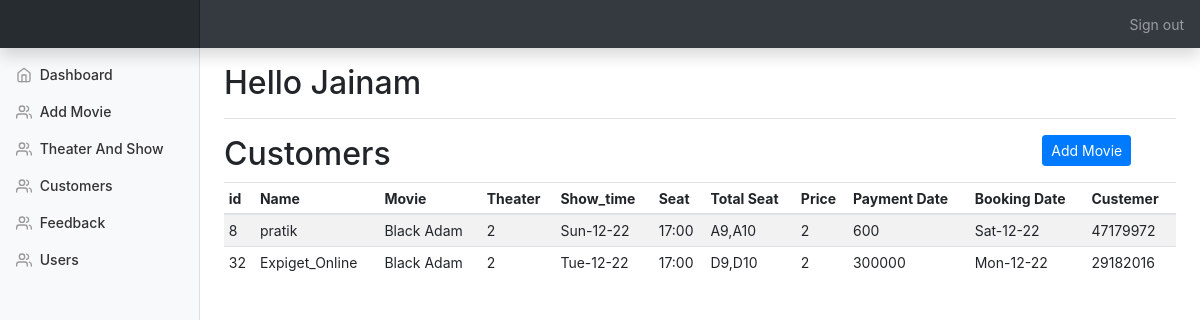
The page /admin/customers.php (signed in) on the database its author committed.
### tables this page shows
CREATE TABLE `customers` (
  `id` int(10) NOT NULL,
  `uid` int(10) NOT NULL,
  `movie` varchar(100) NOT NULL,
  `show_time` varchar(100) NOT NULL,
  `seat` varchar(100) NOT NULL,
  `totalseat` varchar(100) NOT NULL,
  `price` varchar(100) NOT NULL,
  `payment_date` varchar(100) NOT NULL,
  `booking_date` varchar(100) NOT NULL,
  `card_name` varchar(100) NOT NULL,
  `card_number` varchar(25) NOT NULL,
  `ex_date` varchar(100) NOT NULL,
  `cvv` int(5) NOT NULL,
  `custemer_id` int(15) NOT NULL
);

CREATE TABLE `user` (
  `id` int(25) NOT NULL,
  `username` varchar(100) NOT NULL,
  `email` varchar(100) NOT NULL,
  `mobile` int(10) NOT NULL,
  `city` varchar(25) NOT NULL,
  `password` varchar(12) NOT NULL,
  `image` varchar(100) NOT NULL
);

CREATE TABLE `theater_show` (
  `id` int(25) NOT NULL,
  `show` varchar(100) NOT NULL,
  `theater` varchar(100) NOT NULL
);

### admin/customers.php (the view, shortened to what this page needs)
<!doctype html>
<html lang="en">
  <head>
<?php include_once("./templates/top.php"); ?>
<?php include_once("./templates/navbar.php"); ?>
<div class="container-fluid">
  <div class="row">
    <?php include "./templates/sidebar.php"; ?>
      <div class="row">
      	<div class="col-10">
      		<h2>Customers</h2>
      	</div>
        <div class="col-2">
          <button data-toggle="modal" data-target="#add_custemer_modal" class="btn btn-primary btn-sm">Add Movie</button>
        </div>
      </div>
      <div class="table-responsive">
        <table class="table table-striped table-sm">
          <thead>
            <tr>
              <th>id</th>
              <th>Name</th>
              <th>Movie</th>
              <th>Theater</th>
              <th>Show_time</th>
              <th>Seat</th>
              <th>Total Seat</th>
              <th>Price</th>
              <th>Payment Date</th>
              <th>Booking Date</th>
              <th>Custemer</th>
            </tr>
          </thead>
          <tbody id="customer_list">
           <tbody id="product_list">
            <?php
include_once 'Database.php';
$result = mysqli_query($conn,"SELECT c.id,c.movie,c.booking_date,c.show_time,c.seat,c.totalseat,c.price,c.payment_date,c.custemer_id,u.username,t.theater FROM customers c INNER JOIN user u on c.uid = u.id INNER JOIN theater_show t on c.show_time = t.show");
if (mysqli_num_rows($result) > 0) {
  while($row = mysqli_fetch_array($result)) {
    $id=$row['id'];?>
    <tr>
              <td><?php echo $row['id'];?></td>
              <td><?php echo $row['username'];?></td>
              <td><?php echo $row['movie'];?></td>
              <td><?php echo $row['theater'];?></td>
              <td><?php echo $row['booking_date'];?></td>
              <td><?php echo $row['show_time'];?></td>
              <td><?php echo $row['seat'];?></td>
              <td><?php echo $row['totalseat'];?></td>
              <td><?php echo $row['price'];?></td>
              <td><?php echo $row['payment_date'];?></td>
              <td><?php echo $row['custemer_id'];?></td>
            </tr>
            <?php
}
}
            ?>
          </tbody>
        </table>
      </div>
    </main>
  </div>
</div>
<?php include_once("./templates/footer.php"); ?>

### admin/css/dashboard.css (style rules this page uses)
body { font-size: .875rem; }

### rows shown on the page
customers: id "8", user.username "pratik", movie "Black Adam", theater_show.theater "2", booking_date "Sun-12-22", show_time "17:00", seat "A9,A10", totalseat "2", price "600", payment_date "Sat-12-22", custemer "47179972"
customers: id "32", user.username "Expiget_Online", movie "Black Adam", theater_show.theater "2", booking_date "Tue-12-22", show_time "17:00", seat "D9,D10", totalseat "2", price "300000", payment_date "Mon-12-22", custemer "29182016"

### other values the page prints
$_SESSION["admin"] "Jainam"
